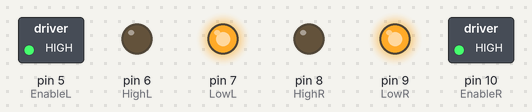
A sketch run on a simulated Arduino Uno, built with avr-gcc and run on an emulated ATmega328P. Shown: switched loads named in the sketch (green lamp = pin HIGH), output pins drawn as LEDs (lit = HIGH).

Above: at 0.1 s.
Timing chart, 0 to 1.6 s (numbered marks = the images above):
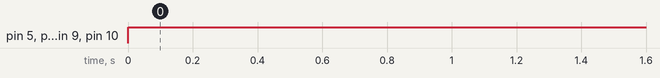

The sketch:

drive_control.ino
```cpp
const int EnableL = 5;
const int HighL = 6;     //Left Side Motors
const int LowL = 7;

const int EnableR = 10;
const int HighR = 8;    //Right Side Motors
const int LowR = 9;

// Arduino and RaspberryPi Connecting pins
//const int D0 = 0; // Rpi pin 21 LSB
//const int D1 = 1; // Rpi pin 22
//const int D2 = 2; // Rpi pin 23
//const int D3 = 3; // Rpi pin 24 MSB

//int a,b,c,d,data=0;
// Reading data received from Rpi

/*void Data(){
  a = digitalRead(D0);
  b = digitalRead(D1);
  c = digitalRead(D2);
  d = digitalRead(D3);

  data = 8*d+4*c+2*b+a;
}*/

void setup() {
  // put your setup code here, to run once:
  // Enabling the pins for receiving the output
  pinMode(EnableL,OUTPUT);
  pinMode(HighL,OUTPUT);
  pinMode(LowL,OUTPUT);

  pinMode(EnableR,OUTPUT);
  pinMode(HighR,OUTPUT);
  pinMode(LowR,OUTPUT);

  /*pinMode(D0,INPUT_PULLUP);
  pinMode(D1,INPUT_PULLUP);
  pinMode(D2,INPUT_PULLUP);
  pinMode(D3,INPUT_PULLUP);*/
  // end method
}

void Forward(){
  digitalWrite(HighL,LOW);  //Code may change for our motor from low to high
  digitalWrite(LowL,HIGH);  // and vice versa
  analogWrite(EnableL,255);

  digitalWrite(HighR,LOW);  //Code may change for our motor from low to high
  digitalWrite(LowR,HIGH);  //and vice versa
  analogWrite(EnableR,255);
}


void Backward(){
  digitalWrite(HighL,HIGH);
  digitalWrite(LowL,LOW);   //Code may change for our motor from low to high
  analogWrite(EnableL,255); //and vice versa

  digitalWrite(HighR,HIGH); //Code may change for our motor from low to high
  digitalWrite(LowR,LOW);   // and vice versa
  analogWrite(EnableR,255);
}

void Right1(){
  digitalWrite(HighL,HIGH);
  digitalWrite(LowL,LOW);   //Code may change for our motor from low to high
  analogWrite(EnableL,255); //and vice versa

  digitalWrite(HighR,HIGH); //Code may change for our motor from low to high
  digitalWrite(LowR,LOW);   // and vice versa
  analogWrite(EnableR,200);
}

void Right2(){
  digitalWrite(HighL,HIGH);
  digitalWrite(LowL,LOW);   //Code may change for our motor from low to high
  analogWrite(EnableL,255); //and vice versa

  digitalWrite(HighR,HIGH); //Code may change for our motor from low to high
  digitalWrite(LowR,LOW);   // and vice versa
  analogWrite(EnableR,160);
}

void Right3(){
  digitalWrite(HighL,HIGH);
  digitalWrite(LowL,LOW);   //Code may change for our motor from low to high
  analogWrite(EnableL,255); //and vice versa

  digitalWrite(HighR,HIGH); //Code may change for our motor from low to high
  digitalWrite(LowR,LOW);   // and vice versa
  analogWrite(EnableR,100);
}


void Left1(){
  digitalWrite(HighL,HIGH);
  digitalWrite(LowL,LOW);   //Code may change for our motor from low to high
  analogWrite(EnableL,200); //and vice versa

  digitalWrite(HighR,HIGH); //Code may change for our motor from low to high
  digitalWrite(LowR,LOW);   // and vice versa
  analogWrite(EnableR,255);
}


void Left2(){
  digitalWrite(HighL,HIGH);
  digitalWrite(LowL,LOW);   //Code may change for our motor from low to high
  analogWrite(EnableL,160); //and vice versa

  digitalWrite(HighR,HIGH); //Code may change for our motor from low to high
  digitalWrite(LowR,LOW);   // and vice versa
  analogWrite(EnableR,255);
}

void Left3(){
  digitalWrite(HighL,HIGH);
  digitalWrite(LowL,LOW);   //Code may change for our motor from low to high
  analogWrite(EnableL,100); //and vice versa

  digitalWrite(HighR,HIGH); //Code may change for our motor from low to high
  digitalWrite(LowR,LOW);   // and vice versa
  analogWrite(EnableR,255);
}

void Stop(){
  digitalWrite(HighL,HIGH);
  digitalWrite(LowL,LOW);   //Code may change for our motor from low to high
  analogWrite(EnableL,0); //and vice versa

  digitalWrite(HighR,HIGH); //Code may change for our motor from low to high
  digitalWrite(LowR,LOW);   // and vice versa
  analogWrite(EnableR,0);
}

void loop() {
  // put your main code here, to run repeatedly:
  Forward();
  //Left1();
  //Right1();
  //Backward();
  //Data(); // data from Rpi

  // similarly for different scenarios, write commands

}
```

Measured:
- by itself, pin 5 (EnableL), pin 7 (LowL), pin 9 (LowR), pin 10 (EnableR): LOW → HIGH at 0.00 s
